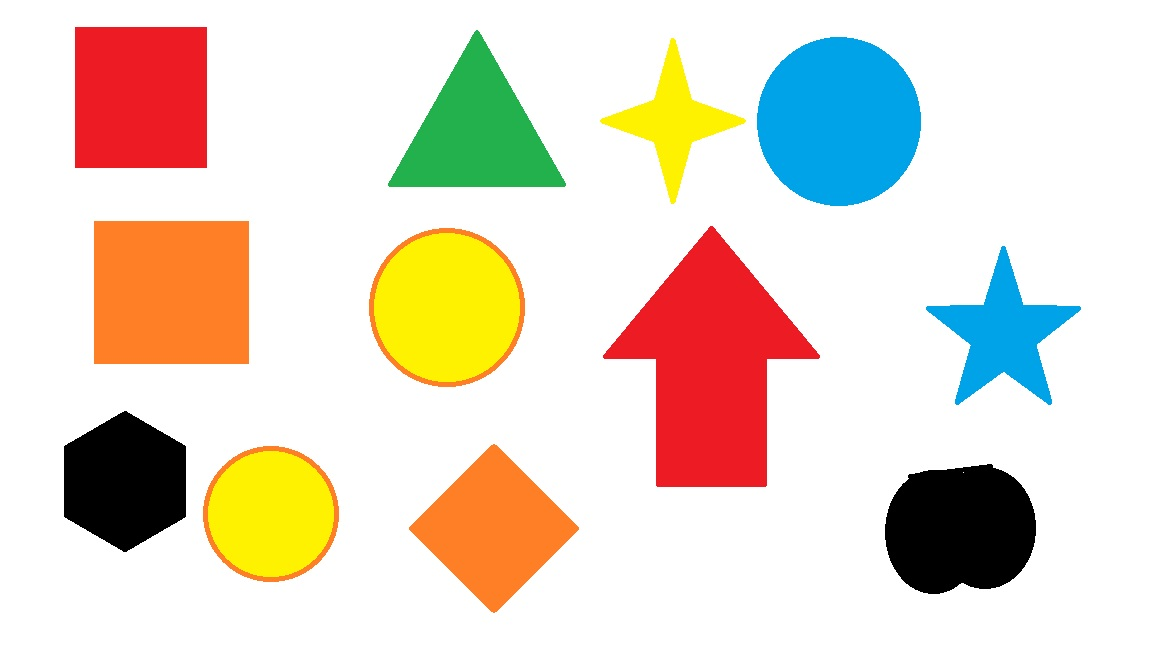
#> input picture formas.jpg, 1152 x 648 px
$ python main.py
#> lines starting #> are read from the running program, lines starting #| are printed output that depends on the picture; after the words box and inside, x2 and y2 are one past the last pixel; in counts of white or black regions, pixels touching at a corner belong together
from reprlib import aRepr

import cv2 # Importação do Opencv-Python
import numpy as np
import matplotlib.pyplot as plt

""" Classe que fará o  carregamento e leitura da imagem"""
class FormDetector:
    def load_image(self, path_image):
        image = cv2.imread(path_image)
        if image is None:
            raise ValueError(f"Imagem não encontrada:{path_image}")
        return image


    def convert_to_grayscale(self, image):
        """ Transforma imagens coloridas em escala de cinza"""
        return cv2.cvtColor(image, cv2.COLOR_BGR2GRAY)

    def apply_blur(self, image):
        """Aplica um desfoque para reduzir os ruidos"""
        return cv2.GaussianBlur(image, (5, 5), 0)

    def edge_detection(self, image):
        """Detecta as bordas da imagem usando o método Canny"""
        return cv2.Canny(image, 50, 150)

    def find_lines(self, imagem_bordas):
        """Encotra os contornos da imagem"""
        contornos, _ = cv2.findContours(
            imagem_bordas, cv2.RETR_EXTERNAL,
            cv2.CHAIN_APPROX_SIMPLE
        )
        return contornos

    def classify_forms(self, contornos, imagem_original):
        """Claasifica as formas geometricas. Classificaremos
        em 4 tipos triangulos, quadrados, circulos e outros"""
        formas = {
            'triangulos': 0,
            'quadrados': 0,
            'circulos': 0,
            'outros': 0
        }

        for contorno in contornos:
            perimetro = cv2.arcLength(contorno, True)
            aproximacao = cv2.approxPolyDP(contorno,
                                           0.04 * perimetro, True)

            # Lógica de classificação
            if len(aproximacao) == 3:
                formas['triangulos'] += 1
                cv2.drawContours(imagem_original,[contorno],
                                 0, (0, 255, 0), 2)
            elif len(aproximacao) == 4:
                formas['quadrados'] += 1
                cv2.drawContours(imagem_original, [contorno],
                                 0, (255, 0, 0), 2)

            elif len(aproximacao) > 4:
                area = cv2.contourArea(contorno)
                perimetro_quadrado = perimetro * perimetro
                circularity = 4 * np.pi * area / perimetro_quadrado

                if circularity > 0.8:
                    formas['circulos'] += 1
                    cv2.drawContours(imagem_original, [contorno],
                                     0, (0, 0, 255), 2)

                else:
                    formas['outros'] += 1
        return formas

    def view_results(self, imagem_original, formas):
        """Visualizar os resultados"""
        plt.figure(figsize=(10, 6))
        plt.imshow(cv2.cvtColor(imagem_original, cv2.COLOR_BGR2RGB))
        plt.title('Formas geOmétricas detectadas')
        plt.axis('off')
        legenda = f"""
Formas detectadas:
Triangulos: {formas['triangulos']}
Quadrados: {formas['quadrados']}
Circulos: {formas['circulos']}
Outros: {formas['outros']}
"""
        plt.text(imagem_original.shape[1],
                 imagem_original.shape[0],
                 legenda,
                 fontsize = 10,
                 verticalalignment = 'bottom',
                 horizontalalignment = 'right')

        plt.tight_layout()
        plt.show()

def main():
    caminho_imagem = 'formas.jpg'
    detector = FormDetector()

    try:
        imagem = detector.load_image(caminho_imagem)
#> in load_image, image is the input picture: shape (648, 1152, 3); mean B, G, R 202.2, 217.4, 228.8
        imagem_cinza = detector.convert_to_grayscale(imagem)
#> in convert_to_grayscale, `return cv2.cvtColor(image, cv2.COLOR_BGR2GRAY)`:
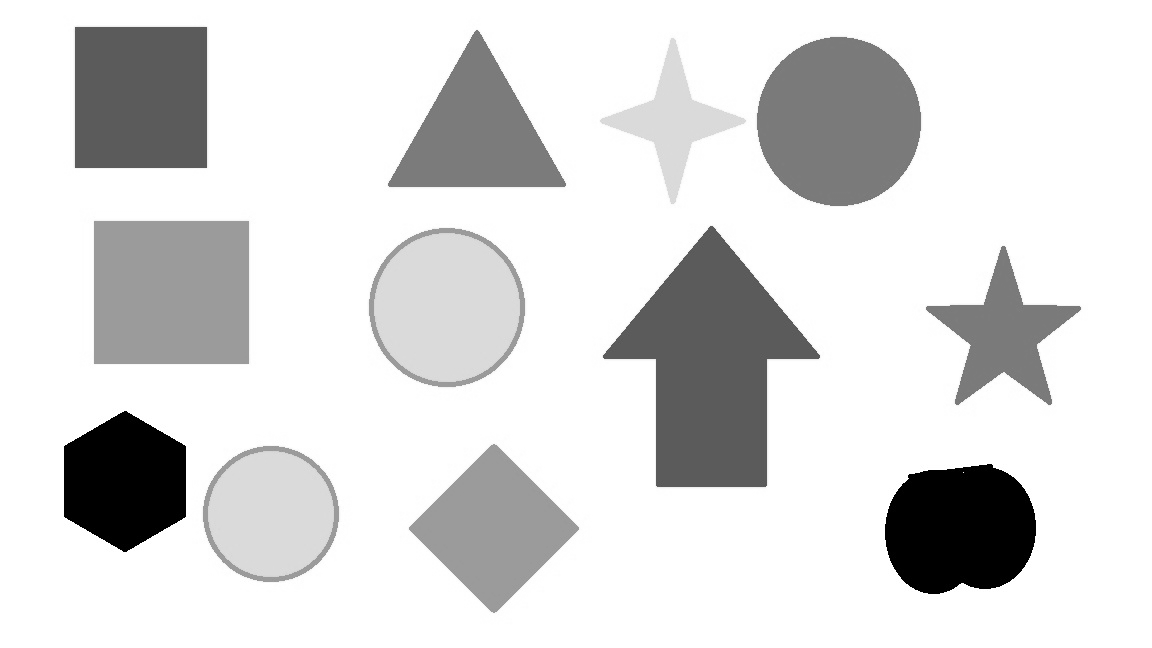
#> returned value: shape (648, 1152); min 0, max 255, mean 219.1
        imagem_blur = detector.apply_blur(imagem_cinza)
        imagem_bordas = detector.edge_detection(imagem_blur)
#> in edge_detection, `return cv2.Canny(image, 50, 150)`:
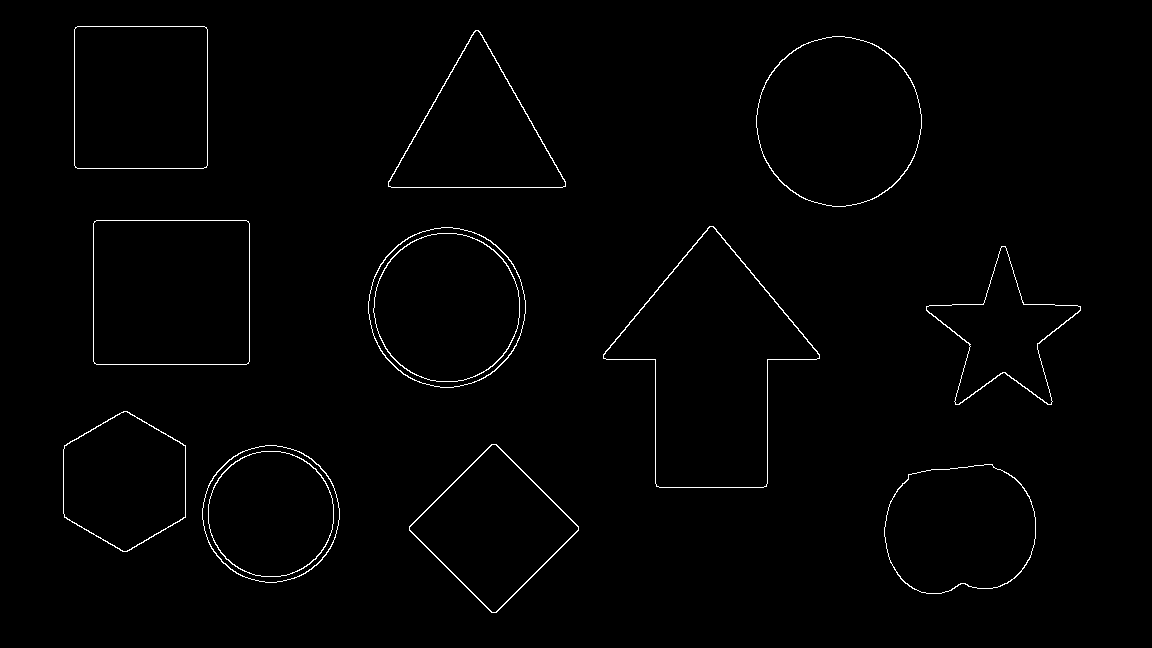
#> returned value: shape (648, 1152); 1% white in thin lines or dots, all inside (x1, y1, x2, y2) = (63, 26, 1081, 613)
        contornos = detector.find_lines(imagem_bordas)
#> in find_lines, `contornos, _ = cv2.findContours( imagem_bordas, cv2.RETR_EXTERNAL, cv2..`: contornos = 11 contours; largest, box (x1, y1, x2, y2) and area: (603, 226, 820, 488) 29490, (93, 220, 250, 365) 22448, (756, 36, 922, 207) 21906, (368, 227, 526, 388) 19604, (74, 26, 208, 169) 18869
        formas = detector.classify_forms(contornos, imagem)
#> the loop in classify_forms, `for contorno in contornos:` made 11 passes
#> (perimetro, area, perimetro_quadrado, circularity) on passes 1, 2, 4, 5, 6, 7, 9: (486.2, 15903.5, 236422.1, 0.845), (453.7, 14631.5, 205833.1, 0.893), (443.2, 13023, 196392.1, 0.833), (628.2, 9454, 394580.5, 0.301), (523.9, 19604, 274442, 0.898), (825.1, 29490, 680834.5, 0.544), (555.2, 21906, 308231.3, 0.893)
#> (perimetro, aproximacao) on passes 3, 8, 10, 11: (481.9, [[491, 444], [409, 530], [496, 612], [578, 526]]), (595.3, [[94, 221], [94, 363], [248, 363], [248, 221]]), (564.9, [[475, 30], [388, 186], [565, 186]]), (545.3, [[75, 27], [75, 167], [206, 167], [206, 27]])
#> after the loop in classify_forms, `for contorno in contornos:`:
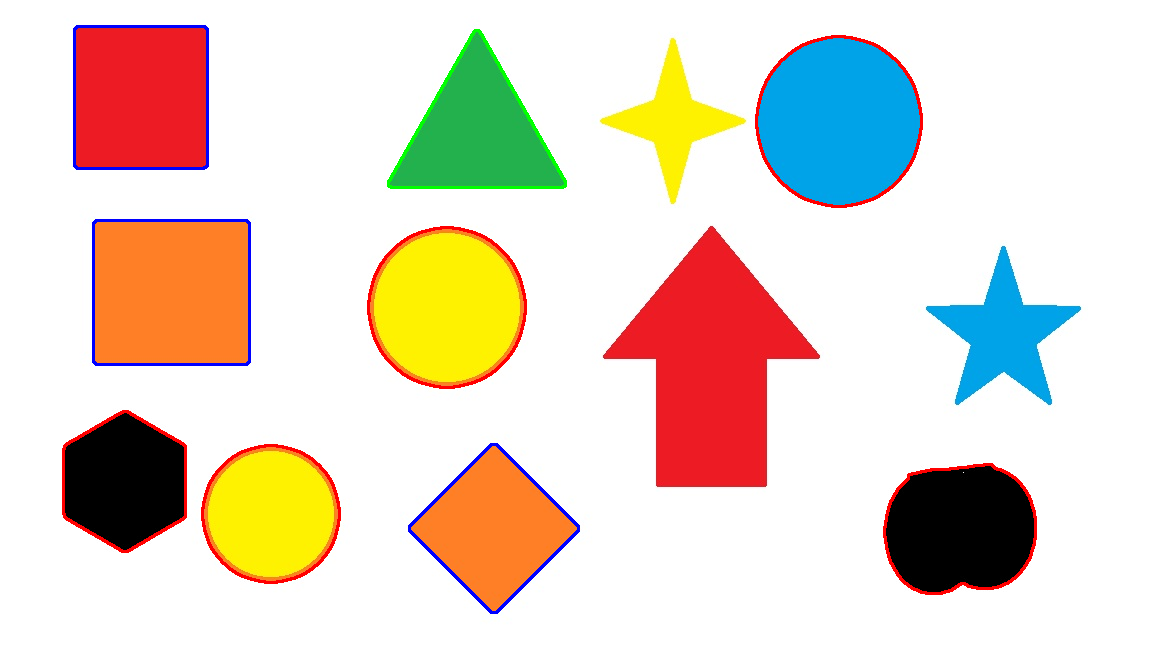
#> imagem_original: shape (648, 1152, 3); mean B, G, R 200.5, 214.2, 227.5
#> after the loop in classify_forms, `for contorno in contornos:`: formas = {'triangulos': 1, 'quadrados': 3, 'circulos': 5, 'outros': 2}
        detector.view_results(imagem, formas)
    except Exception as e:
        print(f'Erro no processamento da imagem: {e}')


if __name__ == "__main__":
    main()
